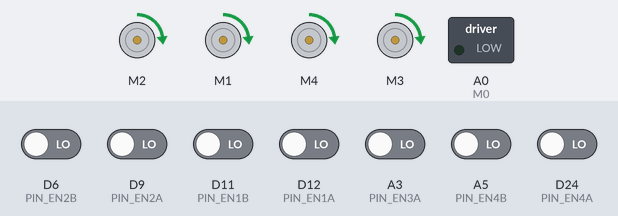
This program was run on a simulated Adafruit Feather M0. Shown: 4 × DC motor (green arrow = forward, orange = backward, longer = faster), switched loads named in the program (green lamp = pin HIGH). The test bench sets the inputs (shaded band); at power-on: A3 (PIN_EN3A), A5 (PIN_EN4B), D6 (PIN_EN2B), D9 (PIN_EN2A), D11 (PIN_EN1B), D12 (PIN_EN1A), D24 (PIN_EN4A) LOW. What the program prints to the serial monitor is not drawn.

Above: at 1.2 s.
1.3 s: D9 (PIN_EN2A) driven HIGH
3.8 s: D12 (PIN_EN1A) driven HIGH
5.8 s: D24 (PIN_EN4A) driven HIGH
Timing chart, 0 to 8.8 s (numbered marks = the images above; inputs shaded):
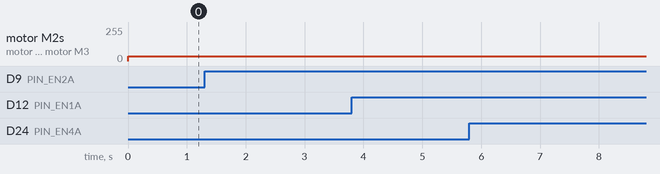

The program:

main.cpp
```cpp
#include <Arduino.h>
#include <Wire.h>
#include <Adafruit_MotorShield.h>

#define M0 14
#define PIN_EN1A 12
#define PIN_EN1B 11
#define PIN_EN1I 10
#define PIN_EN2A 9
#define PIN_EN2B 6
#define PIN_EN2I 5
#define PIN_EN3A 17
#define PIN_EN3B 16
#define PIN_EN3I 15
#define PIN_EN4A 24
#define PIN_EN4B 19
#define PIN_EN4I 18

Adafruit_MotorShield AFMS = Adafruit_MotorShield();
Adafruit_DCMotor *hintenL = AFMS.getMotor(1);
Adafruit_DCMotor *vorneL = AFMS.getMotor(2);
Adafruit_DCMotor *hintenR = AFMS.getMotor(3);
Adafruit_DCMotor *vorneR = AFMS.getMotor(4);

int val;
int encoder1Pos = 0;
int encoder1PinALast = LOW;
int encoder2Pos = 0;
int encoder2PinALast = LOW;
int encoder3Pos = 0;
int encoder3PinALast = LOW;
int encoder4Pos = 0;
int encoder4PinALast = LOW;
int n1 = LOW;
int n2 = LOW;
int n3 = LOW;
int n4 = LOW;

void setup() {
  pinMode (PIN_EN1A, INPUT);
  pinMode (PIN_EN1B, INPUT);
  Serial.begin (9600);
    while(!Serial){
      delay(1);
    }
Serial.println("Ready");
pinMode(M0,OUTPUT);
AFMS.begin();
vorneL->setSpeed(35);
vorneL->run(FORWARD);
hintenL->setSpeed(35);
hintenL->run(FORWARD);
vorneR->setSpeed(35);
vorneR->run(FORWARD);
hintenR->setSpeed(35);
hintenR->run(FORWARD);
}

void loop() {
  n1 = digitalRead(PIN_EN1A);
  if ((encoder1PinALast == LOW) && (n1 == HIGH)) {
    if (digitalRead(PIN_EN1B) == LOW) {
      encoder1Pos--;
    } else {
      encoder1Pos++;
    }
    delay(500);
    Serial.print("Anzahl Umdrehungen VL = ");
    Serial.println(encoder1Pos);
  }
  encoder1PinALast = n1;

  n2 = digitalRead(PIN_EN2A);
  if ((encoder2PinALast == LOW) && (n2 == HIGH)) {
    if (digitalRead(PIN_EN2B) == LOW) {
      encoder2Pos--;
    } else {
      encoder2Pos++;
    }
    delay(500);
    Serial.print("Anzahl Umdrehungen VR = ");
    Serial.println((-1)*encoder2Pos);
  }
  encoder2PinALast = n2;

  n3 = digitalRead(PIN_EN3A);
  if ((encoder3PinALast == LOW) && (n3 == HIGH)) {
    if (digitalRead(PIN_EN3B) == LOW) {
      encoder3Pos--;
    } else {
      encoder3Pos++;
    }
    delay(500);
    Serial.print("Anzahl Umdrehungen VL = ");
    Serial.println((-1)*encoder3Pos);
  }
  encoder2PinALast = n3;

  n4 = digitalRead(PIN_EN4A);
  if ((encoder4PinALast == LOW) && (n4 == HIGH)) {
    if (digitalRead(PIN_EN4B) == LOW) {
      encoder4Pos--;
    } else {
      encoder4Pos++;
    }
    delay(500);
    Serial.print("Anzahl Umdrehungen HR = ");
    Serial.println((-1)*encoder4Pos);
  }
  encoder2PinALast = n4;
}
```

Measured:
- after the input at 1.3 s, every drawn part: stays the same
- after the input at 3.8 s, every drawn part: stays the same
- after the input at 5.8 s, every drawn part: stays the same
